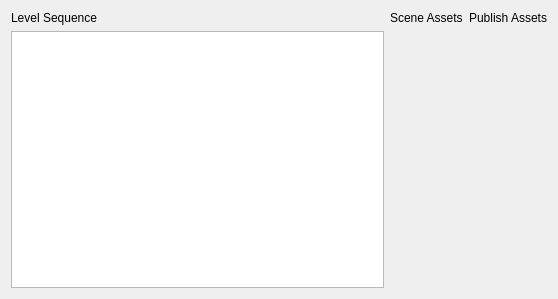
<?xml version="1.0" encoding="UTF-8"?>
<ui version="4.0">
 <class>Form</class>
 <widget class="QWidget" name="Form">
  <property name="geometry">
   <rect>
    <x>0</x>
    <y>0</y>
    <width>558</width>
    <height>299</height>
   </rect>
  </property>
  <property name="windowTitle">
   <string>Form</string>
  </property>
  <layout class="QGridLayout" name="gridLayout_2">
   <item row="0" column="0">
    <layout class="QGridLayout" name="lw_layout">
     <item row="0" column="2">
      <widget class="QLabel" name="lb_publish_assets">
       <property name="text">
        <string>Publish Assets</string>
       </property>
      </widget>
     </item>
     <item row="0" column="1">
      <widget class="QLabel" name="lb_scene_assets">
       <property name="text">
        <string>Scene Assets</string>
       </property>
      </widget>
     </item>
     <item row="0" column="0">
      <widget class="QLabel" name="label">
       <property name="text">
        <string>Level Sequence</string>
       </property>
      </widget>
     </item>
     <item row="1" column="0">
      <widget class="QListWidget" name="lw_level_sequence"/>
     </item>
    </layout>
   </item>
  </layout>
 </widget>
 <resources/>
 <connections/>
</ui>
